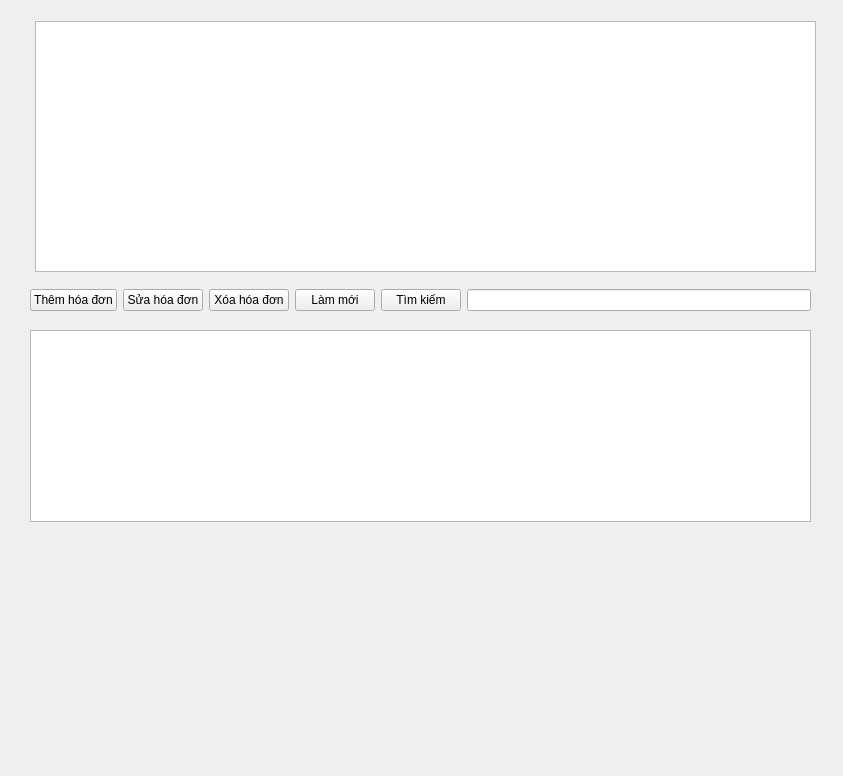
<?xml version="1.0" encoding="UTF-8"?>
<ui version="4.0">
 <class>Form</class>
 <widget class="QWidget" name="Form">
  <property name="geometry">
   <rect>
    <x>0</x>
    <y>0</y>
    <width>843</width>
    <height>776</height>
   </rect>
  </property>
  <property name="windowTitle">
   <string>Form</string>
  </property>
  <widget class="QTableWidget" name="orderTable">
   <property name="geometry">
    <rect>
     <x>35</x>
     <y>21</y>
     <width>781</width>
     <height>251</height>
    </rect>
   </property>
  </widget>
  <widget class="QTableWidget" name="orderDetailTable">
   <property name="geometry">
    <rect>
     <x>30</x>
     <y>330</y>
     <width>781</width>
     <height>192</height>
    </rect>
   </property>
  </widget>
  <widget class="QWidget" name="horizontalLayoutWidget">
   <property name="geometry">
    <rect>
     <x>30</x>
     <y>280</y>
     <width>781</width>
     <height>41</height>
    </rect>
   </property>
   <layout class="QHBoxLayout" name="horizontalLayout">
    <item>
     <widget class="QPushButton" name="addButton">
      <property name="text">
       <string>Thêm hóa đơn</string>
      </property>
     </widget>
    </item>
    <item>
     <widget class="QPushButton" name="editButton">
      <property name="text">
       <string>Sửa hóa đơn</string>
      </property>
     </widget>
    </item>
    <item>
     <widget class="QPushButton" name="deleteButton">
      <property name="text">
       <string>Xóa hóa đơn</string>
      </property>
     </widget>
    </item>
    <item>
     <widget class="QPushButton" name="refreshButton">
      <property name="text">
       <string>Làm mới</string>
      </property>
     </widget>
    </item>
    <item>
     <widget class="QPushButton" name="searchButton">
      <property name="text">
       <string>Tìm kiếm</string>
      </property>
     </widget>
    </item>
    <item>
     <widget class="QLineEdit" name="searchBox"/>
    </item>
   </layout>
  </widget>
 </widget>
 <resources/>
 <connections/>
</ui>
